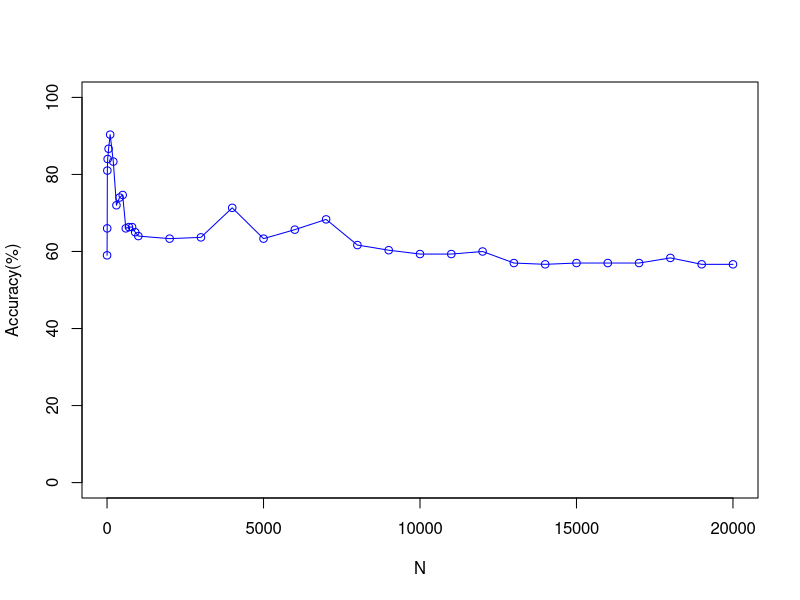

Write R code to recreate this figure.
# Author : G Asish Kumar*/
# Description: Plot that shows the comparison of Accuracy vs No of Top features Selected for 
# 			   T Test having K=3 and With Normalisation of the features 

 x <- c(1, 5, 10, 20, 50, 100, 200, 300, 400, 500, 600, 700, 800, 900, 1000, 2000, 3000, 4000, 5000, 6000, 7000, 8000, 9000, 10000, 11000, 12000, 13000, 14000, 15000, 16000, 17000, 18000, 19000, 20000)
 y <- c(59,
66,
81,
84,
86.66666667,
90.33333333,
83.33333333,
72,
74,
74.66666667,
66,
66.33333333,
66.33333333,
65,
64,
63.33333333,
63.66666667,
71.33333333,
63.33333333,
65.66666667,
68.33333333,
61.66666667,
60.33333333,
59.33333333,
59.33333333,
60,
57,
56.66666667,
57,
57,
57,
58.33333333,
56.66666667,
56.66666667)
 plot(x, y, type='o', pch=1, col="blue", xlab="N", ylab="Accuracy(%)", ylim=c(0, 100), xlim=c(0,20000))